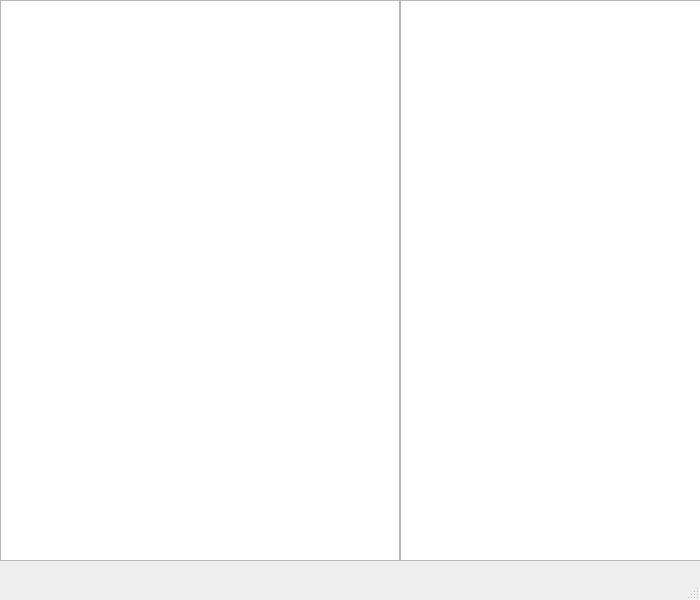
<?xml version="1.0" encoding="UTF-8"?>
<ui version="4.0">
 <class>EditorWindow</class>
 <widget class="QMainWindow" name="EditorWindow">
  <property name="geometry">
   <rect>
    <x>0</x>
    <y>0</y>
    <width>700</width>
    <height>600</height>
   </rect>
  </property>
  <property name="windowTitle">
   <string>Editor</string>
  </property>
  <widget class="QWidget" name="centralwidget">
   <widget class="QTableView" name="tableView">
    <property name="geometry">
     <rect>
      <x>0</x>
      <y>0</y>
      <width>400</width>
      <height>561</height>
     </rect>
    </property>
   </widget>
   <widget class="QTableView" name="tableViewConst">
    <property name="geometry">
     <rect>
      <x>400</x>
      <y>0</y>
      <width>301</width>
      <height>561</height>
     </rect>
    </property>
   </widget>
  </widget>
  <widget class="QMenuBar" name="menubar">
   <property name="geometry">
    <rect>
     <x>0</x>
     <y>0</y>
     <width>700</width>
     <height>20</height>
    </rect>
   </property>
  </widget>
  <widget class="QStatusBar" name="statusbar"/>
 </widget>
 <resources/>
 <connections/>
</ui>
